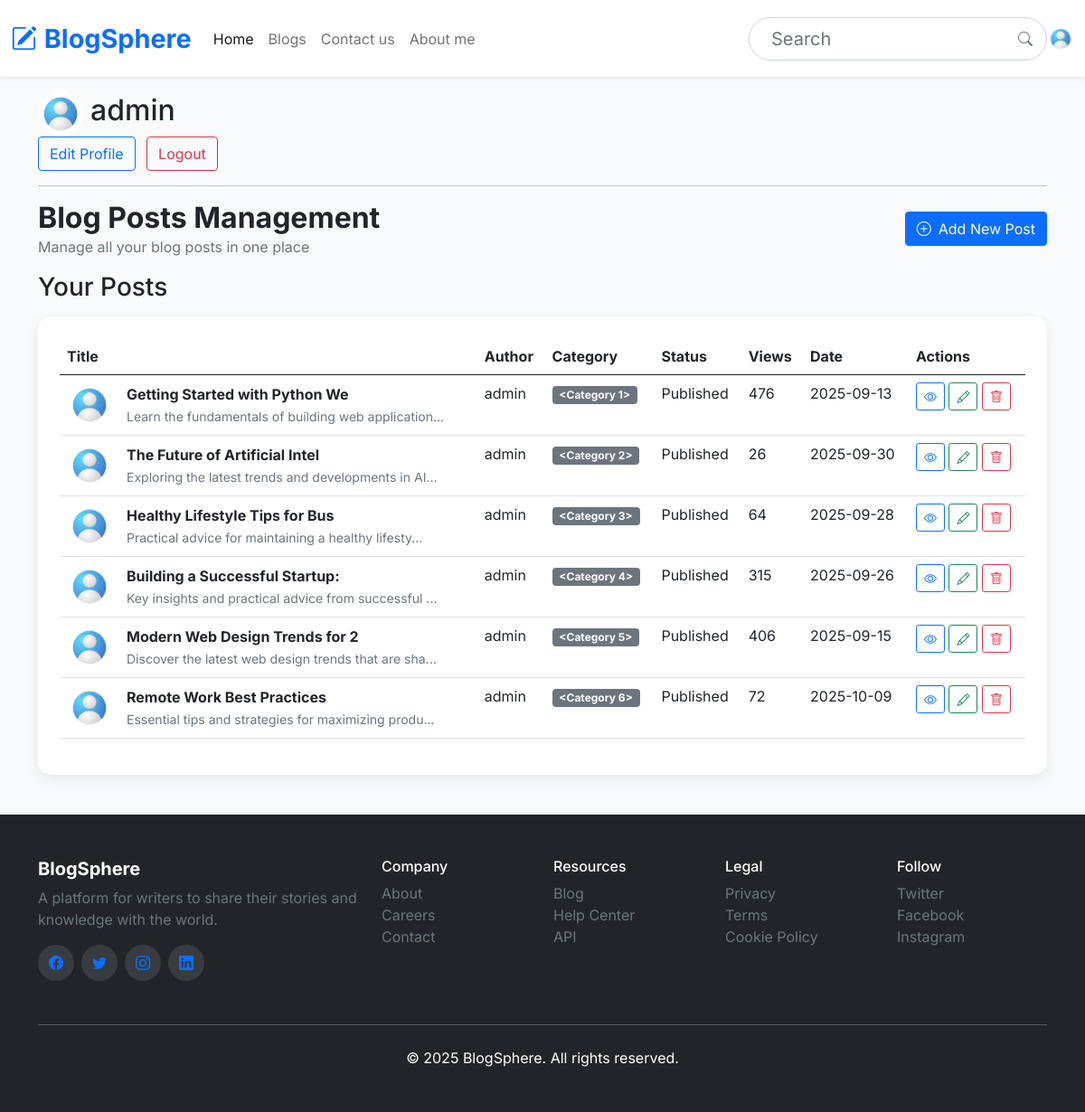
Screenshot of /user/ (signed in) with the database file from the repository.
### app/models/user.py (models this page shows, shortened)
class User(UserMixin, db.Model):
    id = db.Column(db.Integer, primary_key=True)
    email = db.Column(db.String(50), unique=True, nullable=False)
    username = db.Column(db.String(50),unique=True, nullable=False)
    password = db.Column(db.String(255), unique=True, nullable=False)
    created_at = db.Column(db.DateTime, default=datetime.utcnow)
    first_name = db.Column(db.String(50))
    last_name = db.Column(db.String(50))
    avatar = db.Column(db.String(100), default='avatar/default-user.jpg')
    bio = db.Column(db.Text)
    location = db.Column(db.String(100))
    website = db.Column(db.String(200))
    twitter_url = db.Column(db.String(200))
    linkedin_url = db.Column(db.String(200))
    github_url = db.Column(db.String(200))
    instagram_url = db.Column(db.String(200))
    newsletter = db.Column(db.Boolean, default=True)
    public_profile = db.Column(db.Boolean, default=True)
    email_notifications = db.Column(db.Boolean, default=True)
    last_seen = db.Column(db.DateTime, default=datetime.utcnow)
    profile_updated_at = db.Column(db.DateTime, default=datetime.utcnow)
    posts = db.relationship('BlogPost', backref='author', lazy=True)
    @property
    def full_name(self):
        if self.first_name and self.last_name:
            return f"{self.first_name} {self.last_name}"
        return self.username

### app/models/posts.py (models this page shows, shortened)
class BlogPost(db.Model):
    sno = db.Column(db.Integer, primary_key=True)
    excerpt = db.Column(db.String(300), nullable=False)
    slug = db.Column(db.String(255), nullable=False)
    title = db.Column(db.String(120), nullable=False)
    category_id = db.Column(db.Integer, db.ForeignKey('category.id'), nullable=False)
    content = db.Column(db.Text, nullable=False)
    meta_description = db.Column(db.String(160), nullable=False)
    thumbnail = db.Column(db.String(50),nullable=False)
    status = db.Column(db.String(40), nullable=False)
    views = db.Column(db.Integer, default=0)
    comments_count = db.Column(db.Integer, default=0)
    publish_date = db.Column(db.DateTime, nullable=True)
    created_at = db.Column(db.DateTime, nullable=False, default=datetime.utcnow)
    user_id = db.Column(db.Integer, db.ForeignKey('user.id'), nullable=False)
    comments = db.relationship('Comment', backref='post', lazy=True)

### app/routes/user_bp.py (the view)
@user_bp.route('/')
@login_required
def admin():
    return render_template("admin.html", params=params)

### app/templates/admin.html (shortened to what this page needs)
{% extends "components/layout.html" %}
{% block body %}
<div class="container my-3">
    <div class="d-flex align-items-center">
        <div>
            <img src="{{url_for('static',filename=current_user.avatar)}}" class="img-fluid rounded-circle" style="width: 50px; height: 50px;">
        </div>
        <h2 class="ms-2">{{ current_user.full_name }}</h2>
    </div>
    <a href="{{url_for('user.edit_profile')}}" class="btn btn-outline-primary me-2">Edit Profile</a>
    <a class="btn btn-outline-danger my-2 my-sm-0" href="{{ url_for('auth.logout') }}">Logout</a>
    <hr>
    <div class="admin-header">
        <div class="row align-items-center">
            <div class="col-md-6">
                <h2 class="fw-bold mb-0">Blog Posts Management</h2>
                <p class="text-muted mb-0">Manage all your blog posts in one place</p>
            </div>
            <div class="col-md-6 text-end">
                <a href="/user/add" class="btn btn-primary">
                    <i class="bi bi-plus-circle me-2"></i>Add New Post
                </a>
            </div>
        </div>
    </div>
    <h3 class="my-3">Your Posts</h3>
    {% if current_user.posts|length == 0 %}
    <div class="alert alert-dark" role="alert">
        No Posts found. Add your first post now!
    </div>
    {% else %}
        <div class="dataTables_wrapper table-responsive">
            <table id="postsTable" class="table table-hover" style="width:100%">
                <thead>
                    <tr>
                        <th>Title</th>
                        <th>Author</th>
                        <th>Category</th>
                        <th>Status</th>
                        <th>Views</th>
                        <th>Date</th>
                        <th>Actions</th>
                    </tr>
                </thead>
                <tbody>
                    {% for post in current_user.posts %}
                    <tr>
                        <td>
                            <div class="d-flex align-items-center">
                                <img src="{{ url_for('static', filename=post.thumbnail) }}" alt="{{ post.title }}"
                                     class="rounded me-3" style="width: 50px; height: 50px; object-fit: cover;">
                                <div>
                                    <div class="fw-bold">{{ post.title[:30] }}</div>
                                    <small class="text-muted">{{ post.excerpt[:50] }}...</small>
                                </div>
                            </div>
                        </td>
                        <td>{{ post.author.username }}</td>
                        <td>
                            <span class="badge bg-secondary">{{ post.category }}</span>
                            </td>
                            <td>
                                <span class="status-badge status-{{ post.status }}">
                                    {{ post.status|capitalize }}
                                </span>
                            </td>
                            <td>{{ post.views }}</td>
                            <td>{{ post.created_at.strftime('%Y-%m-%d') }}</td>
                            <td>
                                <a href="/post/{{ post.slug }}" target="_blank" class="action-btn btn btn-sm btn-outline-primary" title="View">
                                    <i class="bi bi-eye"></i>
                                </a>
                                <a href="/user/edit/{{ post.sno }}" class="action-btn btn btn-sm btn-outline-success" title="Edit">
                                    <i class="bi bi-pencil"></i>
                                                        </a>
                                                        <button class="action-btn btn btn-sm btn-outline-danger delete-post"
                                                                id="{{ post.sno }}" data-title="{{ post.title }}" title="Delete" onclick="deletePost(this);" data-bs-toggle="modal" data-bs-target="#deleteModal">
                                                            <i class="bi bi-trash"></i>
                                                        </button>
                                                    </td>
                                                </tr>
                                                {% endfor %}
                                            </tbody>
                                        </table>
                                    </div>
    {% endif %}
</div>
{% endblock %}

### app/templates/components/navbar.html (shortened to what this page needs)
<nav class="navbar navbar-expand-lg navbar-light bg-white shadow-sm py-3">
  <div class="container-fluid">
    <a class="navbar-brand text-primary" href="/">
       <i class="bi bi-pencil-square me-2"></i>{{ params["blog_web_name"]}}
    </a>
    <div class="collapse navbar-collapse" id="navbarSupportedContent">
      <ul class="navbar-nav me-auto mb-2 mb-lg-0">
        <li class="nav-item">
          <a class="nav-link active" aria-current="page" href="/">Home</a>
        </li>
        <li class="nav-item">
          <a class="nav-link" href="/blogs">Blogs</a>
        </li>
        <li class="nav-item">
          <a class="nav-link" href="/contact">Contact us</a>
        </li>
        <li class="nav-item">
          <a class="nav-link" href="/about">About me</a>
        </li>
      </ul>
      <div class="d-flex justify-content-between align-items-center">
      <form method="GET" action="{{ url_for('/.search')}}" class="search-form">
        <input class="form-control form-control-lg rounded-pill ps-4" type="search" placeholder="Search" name="q" aria-label="Search">
        <button type="submit" class="search-btn">
            <i class="bi bi-search text-muted"></i>
        </button>
      </form>
        {% if current_user.is_authenticated %}
                <a class="my-2 my-sm-0" href="{{ url_for('user.admin') }}"><img src="{{ url_for('static', filename=current_user.avatar) }}" alt="Author Photo" class="img-fluid rounded-circle" loading="lazy" style="width: 30px; height: 30px;"></a>
            {% else %}
                <div>
                    <a class="btn btn-outline-primary me-2" href="{{ url_for('auth.login') }}">Login</a>
                    <a class="btn btn-primary" href="{{ url_for('auth.register') }}">Register</a>
                </div>
            {% endif %}
        </div>
    </div>
   </div>
 </nav>

### rows the page displays
User: avatar (placeholder picture), full_name "admin"
BlogPost: thumbnail (placeholder picture), title "Getting Started with Python We", excerpt "Learn the fundamentals of building web application", author.username "admin", category "<Category 1>", status "Published", views "476", created_at "2025-09-13"
BlogPost: thumbnail (placeholder picture), title "The Future of Artificial Intel", excerpt "Exploring the latest trends and developments in AI", author.username "admin", category "<Category 2>", status "Published", views "26", created_at "2025-09-30"
BlogPost: thumbnail (placeholder picture), title "Healthy Lifestyle Tips for Bus", excerpt "Practical advice for maintaining a healthy lifesty", author.username "admin", category "<Category 3>", status "Published", views "64", created_at "2025-09-28"
BlogPost: thumbnail (placeholder picture), title "Building a Successful Startup:", excerpt "Key insights and practical advice from successful", author.username "admin", category "<Category 4>", status "Published", views "315", created_at "2025-09-26"
BlogPost: thumbnail (placeholder picture), title "Modern Web Design Trends for 2", excerpt "Discover the latest web design trends that are sha", author.username "admin", category "<Category 5>", status "Published", views "406", created_at "2025-09-15"
BlogPost: thumbnail (placeholder picture), title "Remote Work Best Practices", excerpt "Essential tips and strategies for maximizing produ", author.username "admin", category "<Category 6>", status "Published", views "72", created_at "2025-10-09"

### other values shown
{{ params["blog_web_name"] }} "BlogSphere"
